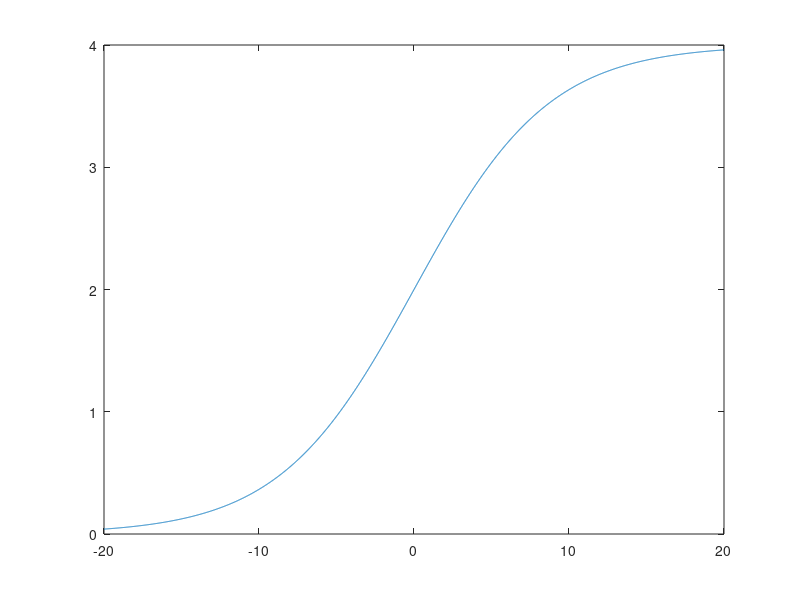

The MATLAB script that drew this image:

x0 = 0;
phigh = 0.99;
plow = 0.01;
L = 4;
alpha = 10;
k = -1/(L*alpha)*log(1/phigh-1)+1/(L*alpha)*log(1/plow-1);

x = -(L*alpha)/2:0.01:(L*alpha)/2;

f = L./(1+exp(-k*(x-x0)));

plot(x,f)
axis([-(alpha*L)/2,(alpha*L)/2,0,L])
